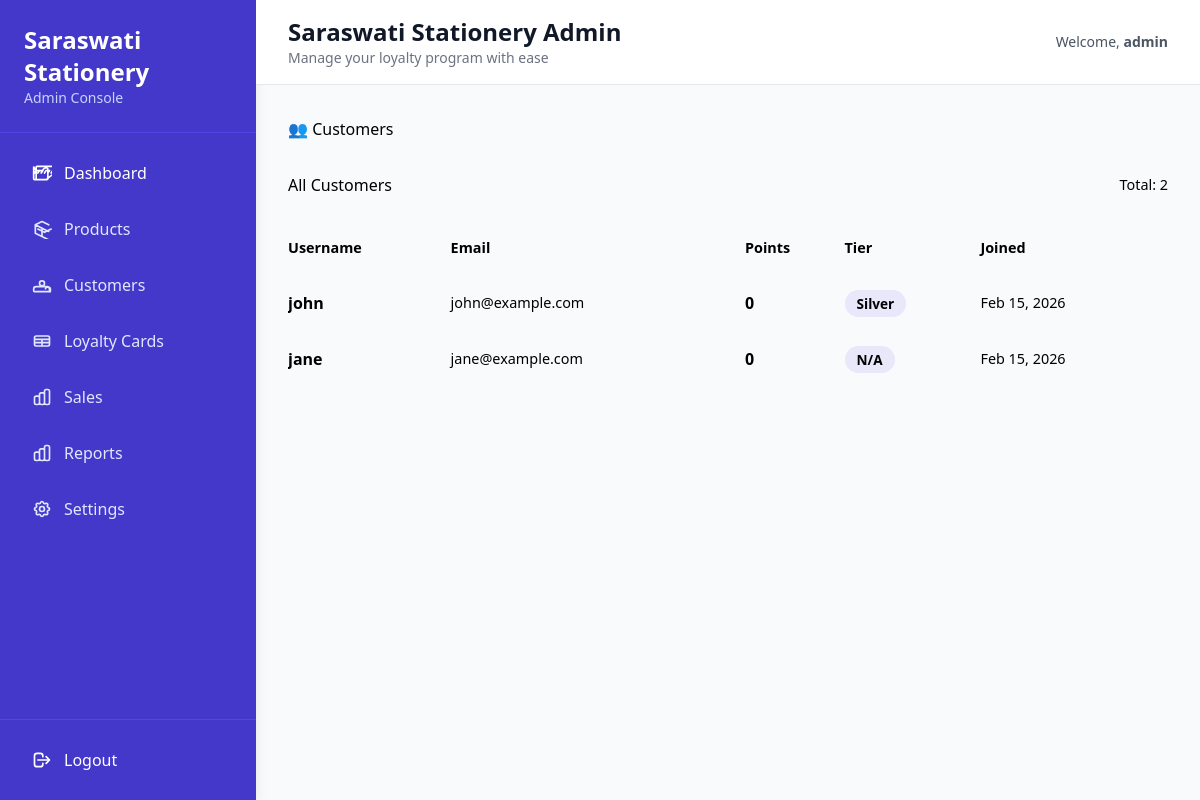
The page /admin/customers (signed in) on the database as committed earlier.
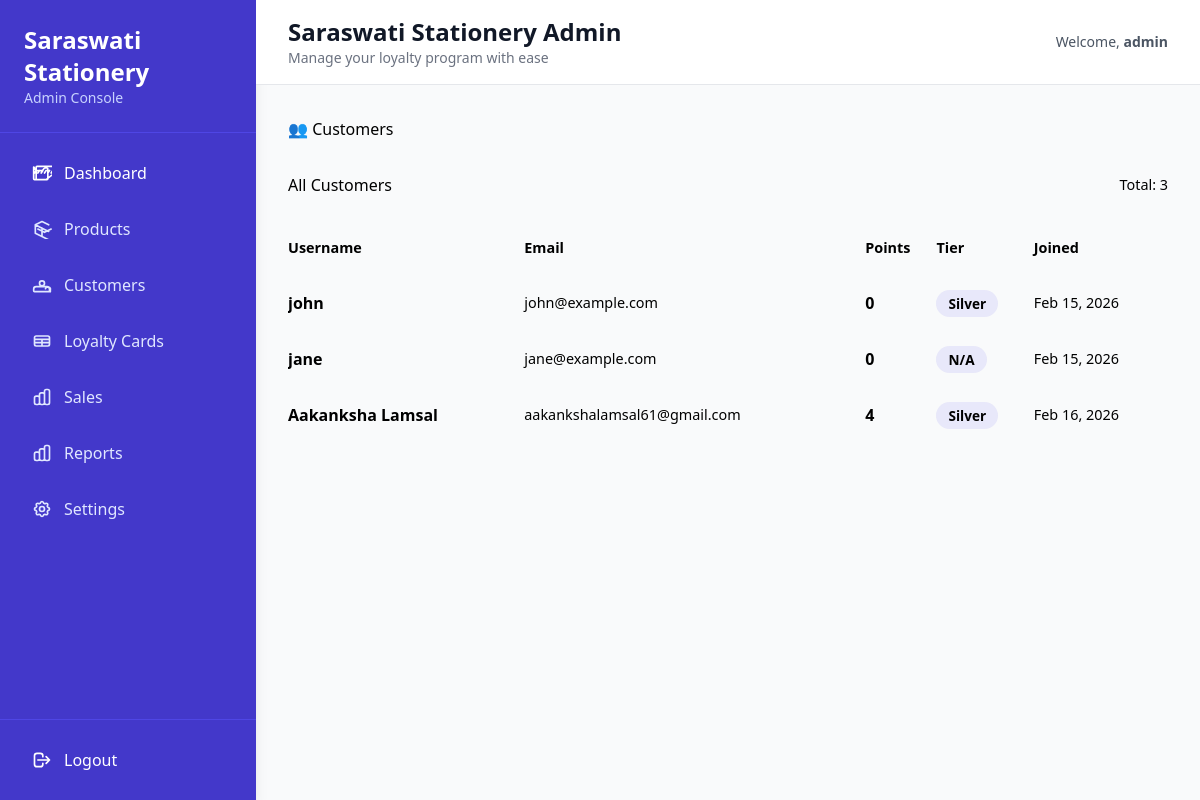
The same page on the database as committed later.
### models.py (models this page shows, shortened)
class User(UserMixin, db.Model):
    id = db.Column(db.Integer, primary_key=True)
    username = db.Column(db.String(150), unique=True, nullable=False)
    email = db.Column(db.String(150), unique=True, nullable=False)
    password = db.Column(db.String(150), nullable=False)
    role = db.Column(db.String(50), default='customer') # 'admin' or 'customer'
    created_at = db.Column(db.DateTime, default=datetime.utcnow)
    sales = db.relationship('Sale', backref='user', lazy=True)
    loyalty_card = db.relationship('LoyaltyCard', backref='user', uselist=False, lazy=True)
    @property
    def is_admin(self):
        return self.role == 'admin'

class LoyaltyCard(db.Model):
    id = db.Column(db.Integer, primary_key=True)
    user_id = db.Column(db.Integer, db.ForeignKey('user.id'), unique=True, nullable=False)
    points = db.Column(db.Integer, default=0)
    tier = db.Column(db.String(50), default='Silver') # Silver, Gold, Platinum

### app.py (the view)
@app.route('/admin/customers')
@login_required
def admin_customers():
    if not current_user.is_admin:
        abort(403)
    customers = User.query.filter_by(role='customer').all()
    return render_template('admin/customers.html', customers=customers)

### app.py (called while the page is built)
@login_manager.user_loader
def load_user(user_id):
    return User.query.get(int(user_id))

### templates/admin/customers.html
{% extends "admin/base_admin.html" %}
{% block content %}
<h2 style="margin-bottom: 2rem;">👥 Customers</h2>
<div class="card">
    <div style="display: flex; justify-content: space-between; align-items: center; margin-bottom: 1.5rem;">
        <h3>All Customers</h3>
        <p style="color: var(--text-muted); font-size: 0.9rem;">Total: {{ customers|length }}</p>
    </div>
    <div style="overflow-x: auto;">
        <table style="width: 100%; border-collapse: collapse;">
            <thead>
                <tr style="text-align: left; border-bottom: 2px solid var(--border); color: var(--text-muted); font-size: 0.9rem;">
                    <th style="padding: 1rem 0;">Username</th>
                    <th style="padding: 1rem 0;">Email</th>
                    <th style="padding: 1rem 0;">Points</th>
                    <th style="padding: 1rem 0;">Tier</th>
                    <th style="padding: 1rem 0;">Joined</th>
                </tr>
            </thead>
            <tbody>
                {% for customer in customers %}
                <tr style="border-bottom: 1px solid var(--border);">
                    <td style="padding: 1rem 0; font-weight: 600;">{{ customer.username }}</td>
                    <td style="padding: 1rem 0; color: var(--text-muted); font-size: 0.9rem;">{{ customer.email }}</td>
                    <td style="padding: 1rem 0; font-weight: 700; color: var(--primary);">{{ customer.loyalty_card.points if customer.loyalty_card else 0 }}</td>
                    <td style="padding: 1rem 0;">
                        <span style="background: rgba(79, 70, 229, 0.1); color: var(--primary); padding: 0.25rem 0.75rem; border-radius: 2rem; font-size: 0.85rem; font-weight: 600;">
                            {{ customer.loyalty_card.tier if customer.loyalty_card else 'N/A' }}
                        </span>
                    </td>
                    <td style="padding: 1rem 0; color: var(--text-muted); font-size: 0.9rem;">{{ customer.created_at.strftime('%b %d, %Y') if customer.created_at else 'N/A' }}</td>
                </tr>
                {% else %}
                <tr>
                    <td colspan="5" style="padding: 2rem; text-align: center; color: var(--text-muted);">No customers found.</td>
                </tr>
                {% endfor %}
            </tbody>
        </table>
    </div>
</div>
{% endblock %}

Rows that differ between the two databases and show on the page:
added User: username "Aakanksha Lamsal", email "aakankshalamsal61@gmail.com", loyalty_card "4", loyalty_card "Silver", created_at "Feb 16, 2026"
Other text that changed with them:
{{ customers|length }}: "2" → "3"
